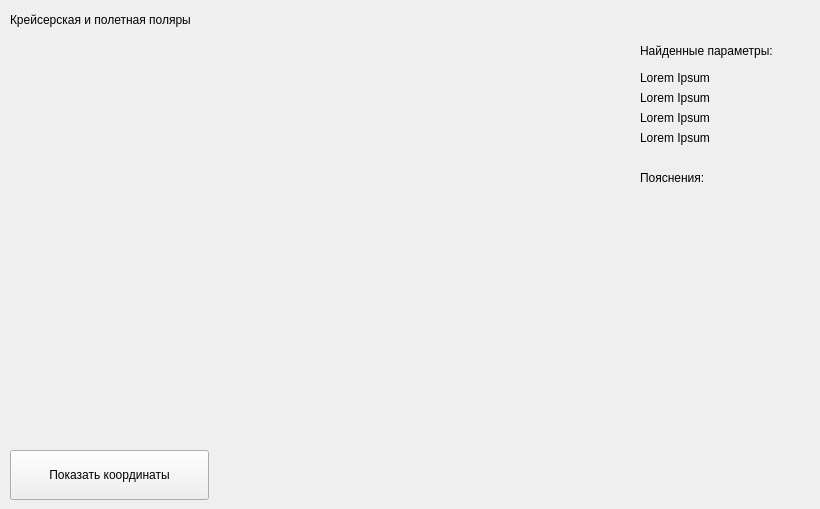
            <widget class="QWidget" name="tabCre_2">
             <attribute name="title">
              <string>Крейсерская и полетная</string>
             </attribute>
             <widget class="QWidget" name="cruiswidget_2" native="true">
              <property name="geometry">
               <rect>
                <x>10</x>
                <y>70</y>
                <width>621</width>
                <height>341</height>
               </rect>
              </property>
             </widget>
             <widget class="QLabel" name="label_348">
              <property name="geometry">
               <rect>
                <x>10</x>
                <y>10</y>
                <width>221</width>
                <height>21</height>
               </rect>
              </property>
              <property name="text">
               <string>&lt;html&gt;&lt;head/&gt;&lt;body&gt;&lt;p&gt;Крейсерская и полетная поляры&lt;/p&gt;&lt;/body&gt;&lt;/html&gt;</string>
              </property>
             </widget>
             <widget class="QPushButton" name="buShowCre">
              <property name="geometry">
               <rect>
                <x>10</x>
                <y>450</y>
                <width>199</width>
                <height>50</height>
               </rect>
              </property>
              <property name="styleSheet">
               <string notr="true">height: 30px;</string>
              </property>
              <property name="text">
               <string>Показать координаты</string>
              </property>
             </widget>
             <widget class="QLabel" name="label_114">
              <property name="geometry">
               <rect>
                <x>10</x>
                <y>40</y>
                <width>611</width>
                <height>401</height>
               </rect>
              </property>
              <property name="text">
               <string/>
              </property>
              <property name="pixmap">
               <pixmap>C:/Users/Dell G7/Desktop/2.png</pixmap>
              </property>
             </widget>
             <widget class="QLabel" name="label_167">
              <property name="geometry">
               <rect>
                <x>640</x>
                <y>40</y>
                <width>171</width>
                <height>21</height>
               </rect>
              </property>
              <property name="text">
               <string>Найденные параметры:</string>
              </property>
             </widget>
             <widget class="QLabel" name="label_255">
              <property name="geometry">
               <rect>
                <x>640</x>
                <y>70</y>
                <width>101</width>
                <height>16</height>
               </rect>
              </property>
              <property name="text">
               <string>Lorem Ipsum</string>
              </property>
             </widget>
             <widget class="QLabel" name="label_268">
              <property name="geometry">
               <rect>
                <x>640</x>
                <y>90</y>
                <width>101</width>
                <height>16</height>
               </rect>
              </property>
              <property name="text">
               <string>Lorem Ipsum</string>
              </property>
             </widget>
             <widget class="QLabel" name="label_289">
              <property name="geometry">
               <rect>
                <x>640</x>
                <y>110</y>
                <width>101</width>
                <height>16</height>
               </rect>
              </property>
              <property name="text">
               <string>Lorem Ipsum</string>
              </property>
             </widget>
             <widget class="QLabel" name="label_290">
              <property name="geometry">
               <rect>
                <x>640</x>
                <y>130</y>
                <width>101</width>
                <height>16</height>
               </rect>
              </property>
              <property name="text">
               <string>Lorem Ipsum</string>
              </property>
             </widget>
             <widget class="QLabel" name="label_291">
              <property name="geometry">
               <rect>
                <x>640</x>
                <y>170</y>
                <width>101</width>
                <height>16</height>
               </rect>
              </property>
              <property name="text">
               <string>Пояснения:</string>
              </property>
             </widget>
            </widget>
